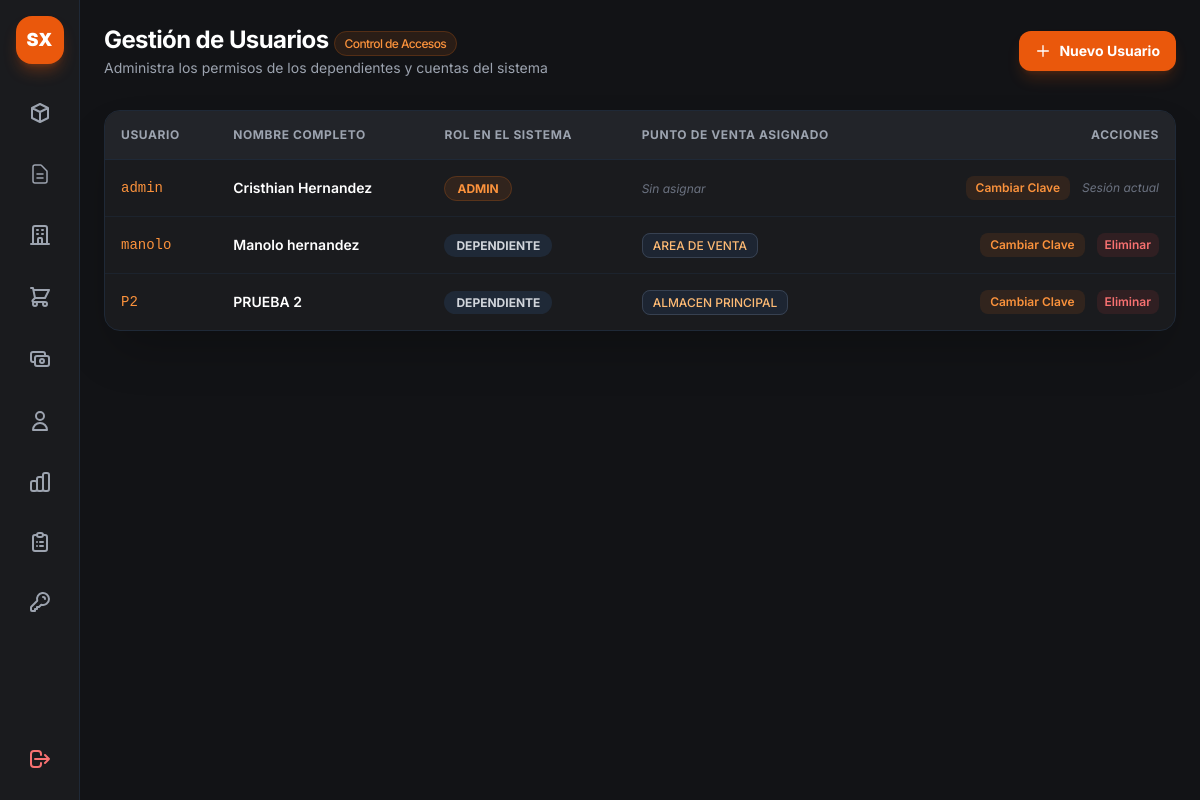
Page /admin/usuarios (signed in) on the earlier database version.
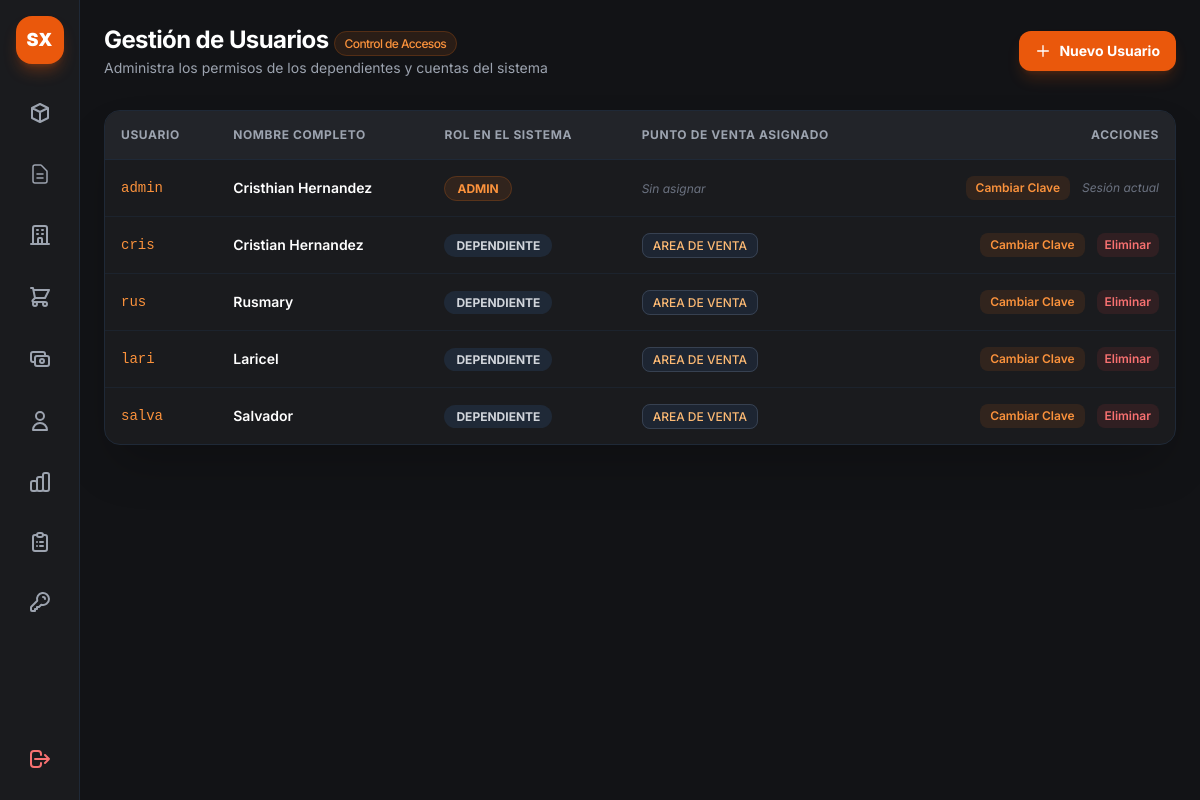
Same page on the later database version.
### app.py (models this page shows)
class Usuario(db.Model):
    __tablename__ = 'usuarios'  # <-- ¡Aquí está la clave, en plural!
    id = db.Column(db.Integer, primary_key=True)
    username = db.Column(db.String(50), unique=True, nullable=False)
    password = db.Column(db.String(200), nullable=False)
    nombre = db.Column(db.String(100), nullable=False)
    rol = db.Column(db.String(50), nullable=False)  # <-- ¡Aquí está tu columna 'rol'!
    almacen_id = db.Column(db.Integer, db.ForeignKey('almacenes.id'), nullable=True)
    almacen = db.relationship('Almacen', backref='usuarios')

class Almacen(db.Model):
    __tablename__ = 'almacenes'
    id = db.Column(db.Integer, primary_key=True)
    nombre = db.Column(db.String(100), nullable=False, unique=True)
    ubicacion = db.Column(db.String(150), nullable=True)
    es_area_venta = db.Column(db.Boolean, default=False)
    stocks = db.relationship('StockAlmacen', backref='almacen', cascade="all, delete-orphan", lazy=True)

### app.py (the view)
@app.route('/admin/usuarios')
def vista_usuarios():
    if 'user' not in session or session.get('rol') != 'admin':
        return redirect(url_for('login'))
    usuarios = Usuario.query.all()
    almacenes = Almacen.query.all()
    return render_template('admin_usuarios.html', usuarios=usuarios, almacenes=almacenes)

### app.py (called while the page is built)
@app.context_processor
def inject_today():
    return {'hoy': date.today()}

### templates/admin_usuarios.html (shortened to what this page needs)
{% extends "base.html" %}
{% block content %}
<header class="p-6 pb-2 flex justify-between items-center">
    <div>
        <h1 class="text-2xl font-bold text-white tracking-tight">Gestión de Usuarios <span
                class="text-xs font-medium px-2.5 py-1 rounded-full bg-orange-500/10 text-orange-400 border border-orange-500/20">Control
                de Accesos</span></h1>
        <p class="text-sm text-gray-400 mt-0.5">Administra los permisos de los dependientes y cuentas del sistema</p>
    </div>
    <button onclick="abrirModalUsuario()"
        class="px-4 py-2.5 bg-orange-600 hover:bg-orange-500 text-white font-bold rounded-xl transition flex items-center gap-2 text-sm shadow-lg shadow-orange-600/20 active:scale-95">
        <svg class="w-4 h-4" fill="none" stroke="currentColor" viewBox="0 0 24 24">
            <path stroke-linecap="round" stroke-linejoin="round" stroke-width="2" d="M12 4v16m8-8H4" />
        </svg>
        <span>Nuevo Usuario</span>
    </button>
</header>
<section class="p-6 flex-1 overflow-y-auto">
    <div class="bg-[#1a1b1e] border border-gray-800 rounded-2xl overflow-hidden shadow-2xl">
        <table class="w-full text-left border-collapse">
            <thead>
                <tr class="border-b border-gray-800 text-xs font-semibold text-gray-400 uppercase tracking-wider bg-[#222429]">
                    <th class="p-4">Usuario</th>
                    <th class="p-4">Nombre Completo</th>
                    <th class="p-4">Rol en el Sistema</th>
                    <th class="p-4">Punto de Venta Asignado</th>
                    <th class="p-4 text-right">Acciones</th>
                </tr>
            </thead>
            <tbody class="divide-y divide-gray-800/60 text-sm">
                {% for u in usuarios %}
                <tr class="hover:bg-gray-800/30 transition-colors">
                    <td class="p-4 font-mono text-orange-400 font-medium">{{ u.username }}</td>
                    <td class="p-4 text-white font-semibold">{{ u.nombre }}</td>
                    <td class="p-4">
                        <span class="px-3 py-1 rounded-full text-xs font-bold {% if u.rol == 'admin' %}bg-orange-500/10 text-orange-400 border border-orange-500/20{% else %}bg-gray-800 text-gray-300{% endif %}">
                            {{ u.rol|upper }}
                        </span>
                    </td>
                    <td class="p-4 text-gray-300">
                        {% if u.almacen %}
                        <span class="px-2.5 py-1 bg-gray-800/80 border border-gray-700 rounded-lg text-xs font-medium text-orange-300">
                            {{ u.almacen.nombre }}
                        </span>
                        {% else %}
                        <span class="text-xs text-gray-500 italic">Sin asignar</span>
                        {% endif %}
                    </td>
                    <td class="p-4 text-right space-x-2">
                        <button onclick="abrirModalPasswordAdmin({{ u.id }}, '{{ u.username }}')"
                            class="text-orange-400 hover:text-orange-300 text-xs font-semibold px-2.5 py-1 bg-orange-500/10 rounded-lg hover:bg-orange-500/20 transition">
                            Cambiar Clave
                        </button>
                        {% if u.username != session.get('user') %}
                        <form action="{{ url_for('eliminar_usuario', id=u.id) }}" method="POST" class="inline"
                            onsubmit="return confirm('¿Seguro que deseas eliminar este usuario?');">
                            <button type="submit"
                                class="text-red-400 hover:text-red-300 text-xs font-semibold px-2 py-1 bg-red-500/10 rounded-lg hover:bg-red-500/20 transition">Eliminar</button>
                        </form>
                        {% else %}
                        <span class="text-xs text-gray-500 italic">Sesión actual</span>
                        {% endif %}
                    </td>
                </tr>
                {% endfor %}
            </tbody>
        </table>
    </div>
</section>
{% endblock %}

Differences in the rows shown:
removed Usuario: username "manolo", nombre "Manolo hernandez", rol "DEPENDIENTE", almacen.nombre "AREA DE VENTA"
removed Usuario: username "P2", nombre "PRUEBA 2", rol "DEPENDIENTE", almacen.nombre "ALMACEN PRINCIPAL"
added Usuario: username "cris", nombre "Cristian Hernandez", rol "DEPENDIENTE", almacen.nombre "AREA DE VENTA"
added Usuario: username "rus", nombre "Rusmary", rol "DEPENDIENTE", almacen.nombre "AREA DE VENTA"
added Usuario: username "lari", nombre "Laricel", rol "DEPENDIENTE", almacen.nombre "AREA DE VENTA"
added Usuario: username "salva", nombre "Salvador", rol "DEPENDIENTE", almacen.nombre "AREA DE VENTA"
